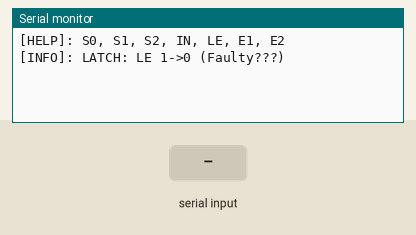
Simulated run of this sketch. Board: Arduino Uno, built with avr-gcc and run on an emulated ATmega328P. On the bench: the last lines printed to the serial monitor. Inputs (shaded band) come from the test bench.

Above: at 1.2 s.
1.3 s: "LE\n" received over Serial
At 2.5 s:
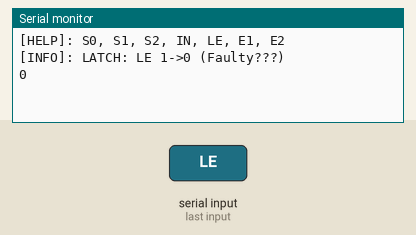
2.8 s: byte 10 ('\n') received over Serial
At 3.7 s:
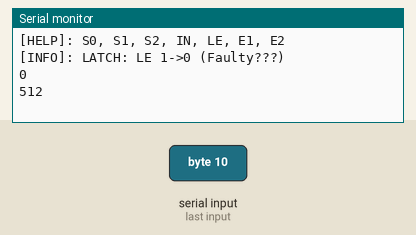
4.3 s: "E1\n" received over Serial
At 4.8 s:
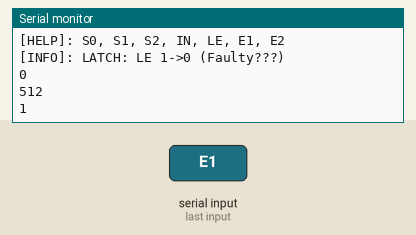

The sketch:

MultiplexerLatcher.ino
```cpp
//74HC4351 8-Channel Analog Latched Multiplexer
//Latch Mechanism on some units from 1990 might not work

#define PIN_MUX_LATCHER   3

#define PIN_MUX_ENABLE1   5
#define PIN_MUX_ENABLE2   6

#define PIN_MUX_SELECT0   9
#define PIN_MUX_SELECT1   10
#define PIN_MUX_SELECT2   11

#define PIN_MUX_DATA_IN   A0

const size_t size = 255;
char buffer[size] = "";
bool cmd = false;
size_t pos = 0;

int STATE_MUX_LATCHER = 1;

int STATE_MUX_ENABLE1 = 0;
int STATE_MUX_ENABLE2 = 1;

int STATE_MUX_SELECT0 = 0;
int STATE_MUX_SELECT1 = 0;
int STATE_MUX_SELECT2 = 0;

void HelpCommand()
{
    Serial.println("[HELP]: S0, S1, S2, IN, LE, E1, E2");
    Serial.println("[INFO]: LATCH: LE 1->0 (Faulty???)");
}

void ClearCommand()
{
    pos = 0;
    for (size_t i = 0; i < size; ++i)
    {
        buffer[i] = '\0';
    }
    cmd = false;
}

void EncodeCommand()
{
    for (size_t i = 0; i < Serial.available(); ++i)
    {
        char c = Serial.read();
        if ((c >= 32) && (c < 127)) { buffer[pos] = c; }
        if (c == '\n')
        {
            pos = 0;
            cmd = true;
            break; //return; //flag = true;
        }
        if (pos < size) { ++pos; }
    }
}

void DecodeCommand()
{
    if (!cmd) { return; }
    if (0 == strncmp(buffer, "LE", 2))
    {
        STATE_MUX_LATCHER = !STATE_MUX_LATCHER;
        digitalWrite(PIN_MUX_LATCHER, STATE_MUX_LATCHER);
        Serial.println(STATE_MUX_LATCHER);
    }
    else if (0 == strncmp(buffer, "E1", 2))
    {
        STATE_MUX_ENABLE1 = !STATE_MUX_ENABLE1;
        digitalWrite(PIN_MUX_ENABLE1, STATE_MUX_ENABLE1);
        Serial.println(STATE_MUX_ENABLE1);
    }
    else if (0 == strncmp(buffer, "E2", 2))
    {
        STATE_MUX_ENABLE2 = !STATE_MUX_ENABLE2;
        digitalWrite(PIN_MUX_ENABLE2, STATE_MUX_ENABLE2);
        Serial.println(STATE_MUX_ENABLE2);
    }
    else if (0 == strncmp(buffer, "S0", 2))
    {
        STATE_MUX_SELECT0 = !STATE_MUX_SELECT0;
        digitalWrite(PIN_MUX_SELECT0, STATE_MUX_SELECT0);
        Serial.println(STATE_MUX_SELECT0);
    }
    else if (0 == strncmp(buffer, "S1", 2))
    {
        STATE_MUX_SELECT1 = !STATE_MUX_SELECT1;
        digitalWrite(PIN_MUX_SELECT1, STATE_MUX_SELECT1);
        Serial.println(STATE_MUX_SELECT1);
    }
    else if (0 == strncmp(buffer, "S2", 2))
    {
        STATE_MUX_SELECT2 = !STATE_MUX_SELECT2;
        digitalWrite(PIN_MUX_SELECT2, STATE_MUX_SELECT2);
        Serial.println(STATE_MUX_SELECT2);
    }
    else if (0 == strncmp(buffer, "IN", 2))
    {
        Serial.println(analogRead(PIN_MUX_DATA_IN));
    }
    else if (0 == strncmp(buffer, "\0\0", 2))
    {
        Serial.println(analogRead(PIN_MUX_DATA_IN));
        //HelpCommand();
    }
    else { Serial.println("???"); }
    ClearCommand();
}

void setup()
{
    Serial.begin(115200);
    pinMode(PIN_MUX_LATCHER, OUTPUT);
    pinMode(PIN_MUX_ENABLE1, OUTPUT);
    pinMode(PIN_MUX_ENABLE2, OUTPUT);
    pinMode(PIN_MUX_SELECT0, OUTPUT);
    pinMode(PIN_MUX_SELECT1, OUTPUT);
    pinMode(PIN_MUX_SELECT2, OUTPUT);
    pinMode(PIN_MUX_DATA_IN, INPUT);
    digitalWrite(PIN_MUX_LATCHER, STATE_MUX_LATCHER);
    digitalWrite(PIN_MUX_ENABLE1, STATE_MUX_ENABLE1);
    digitalWrite(PIN_MUX_ENABLE2, STATE_MUX_ENABLE2);
    digitalWrite(PIN_MUX_SELECT0, STATE_MUX_SELECT0);
    digitalWrite(PIN_MUX_SELECT1, STATE_MUX_SELECT1);
    digitalWrite(PIN_MUX_SELECT2, STATE_MUX_SELECT2);
    ClearCommand();
    HelpCommand();
}

void loop()
{
    EncodeCommand();
    DecodeCommand();
}
```

Measured:
- after the input at 1.3 s, the serial monitor: prints a new line at once (image 1)
- after the input at 2.8 s, the serial monitor: prints a new line at once (image 2)
- after the input at 4.3 s, the serial monitor: prints a new line at once (image 3)
